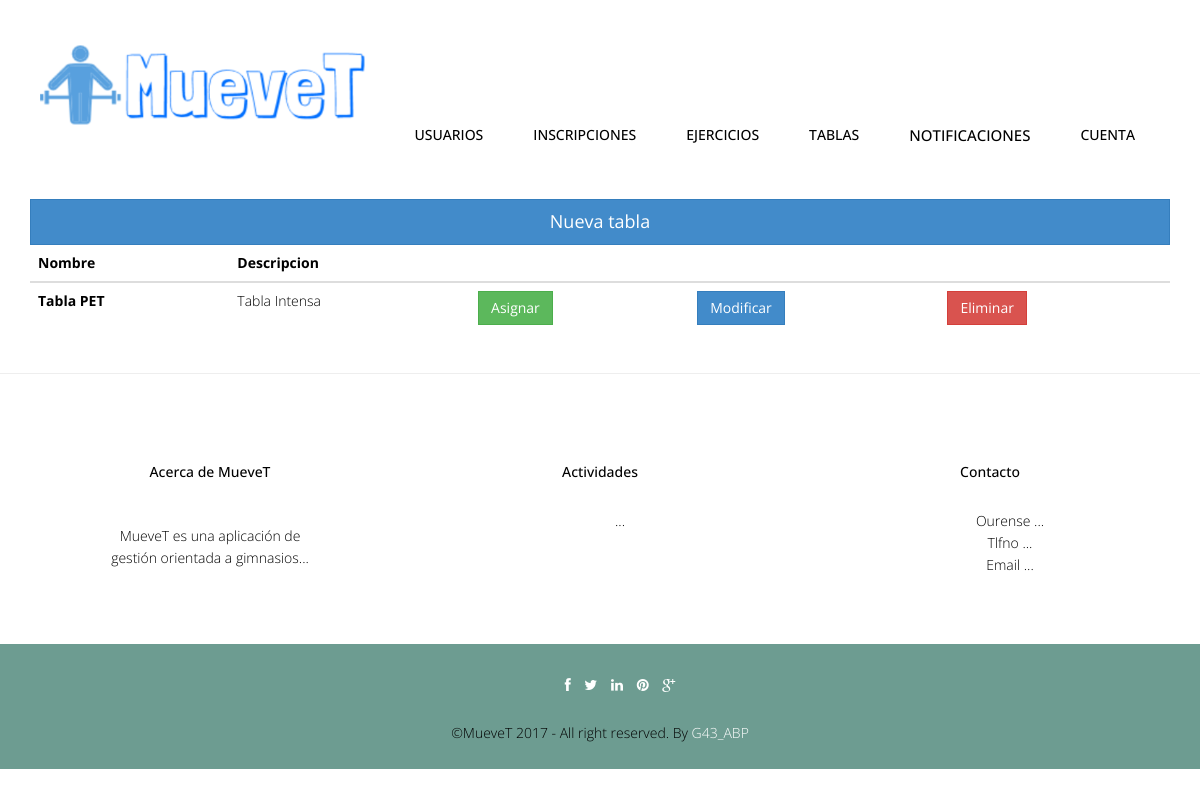
Before: /abp/Controllers/TABLA_Controller.php (signed in) with the older database file.
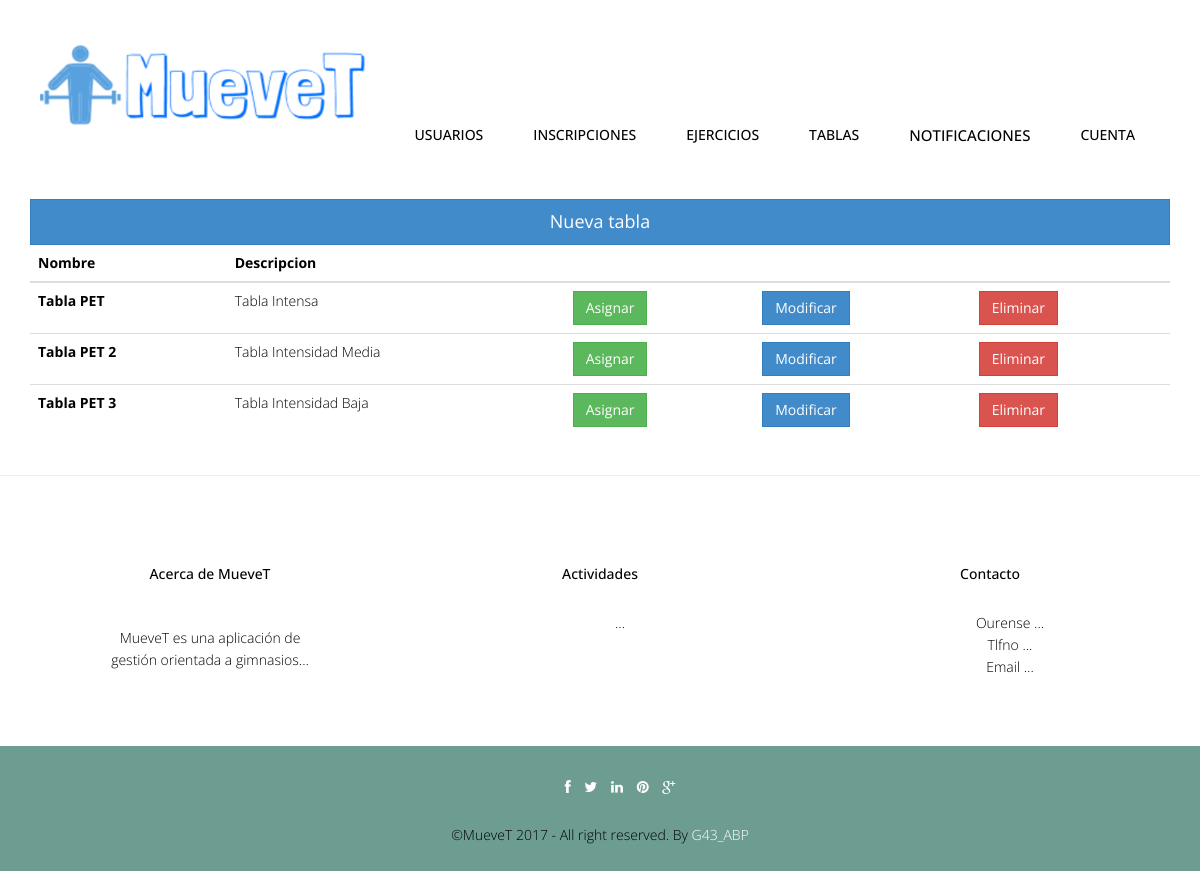
After: the same page with the newer database file.
### tables this page shows
CREATE TABLE `tabla` (
  `idTabla` int(10) NOT NULL,
  `nombreTabla` varchar(50) NOT NULL,
  `descripcionTabla` varchar(255) DEFAULT NULL
);

### abp/Models/TABLA_Model.php (called while the page is built, shortened)
<?php
include '../Functions/LibraryFunctions.php';
class TABLA_Model
{
	function ConectarBD() {
        $this->mysqli = new mysqli("localhost", "root", "", "gymgest");
    }
	function obtenerTablas()
    {
      $sql = "SELECT * FROM tabla";
      if(!($resultado = $this->mysqli->query($sql)))
      {
        return 'Error en la consulta sobre la base de datos.';
      }
      else
      {
        $toret = array();
        $i = 0;
        while($fila = $resultado->fetch_array())
        {
          $toret[$i] = $fila;
          $i++;
        }
        return $toret;
      }
    }
}
?>

### abp/Views/TABLA_SHOWALL_Vista.php (the view, shortened to what this page needs)
<?php
class TABLA_Show
{
    private $datos;
    function __construct($array, $volver) {
        $this->datos = $array;
        $this->render();
    }
    function render()
	{
		echo '<div class="container">';
		echo '<a href="?accion=vistainsertar"><button type="button" class="btn btn-primary btn-lg btn-block">Nueva tabla</button></a>';
		echo'<table class="table">
			  <thead class="thead-dark">
				<tr>
				  <th scope="col">Nombre</th>
				  <th scope="col">Descripcion</th>
				  <th scope="col"></th>
				  <th scope="col"></th>
				  <th scope="col"></th>
				</tr>
			  </thead><tbody>';
		foreach($this->datos['tablas'] as $valor)
		{
			echo '<tr>';
			echo '<th><a href="?accion=ver&id='.$valor['0'].'">'.$valor['1'].'</a></th>';
			echo '<td>'.$valor['2'].'</td>';
			echo '<td><a data-toggle="modal" href="#myModal" onclick="changeIdAction('.$valor[0].')"><button type="button" class="btn btn-success">Asignar</button></a></td>';
			echo '<td><a href="?accion=modificar&id='.$valor['0'].'"><button type="button" class="btn btn-primary">Modificar</button></a></td>';
			echo '<td><a href="?accion=eliminar&id='.$valor['0'].'"><button type="button" class="btn btn-danger">Eliminar</button></a></td>';
			echo '</tr>';
		}
		echo '</tbody>
			</table>';
		echo '</div>';
        include '../Views/footer.php';
    }
}
?>

### abp/Views/header.php (shortened to what this page needs)
<!DOCTYPE html>
<html lang="en">
    <head>
        <link href="../css/bootstrap.min.css" rel="stylesheet">
        <link href="../css/responsive-slider.css" rel="stylesheet">
        <link rel="stylesheet" href="../css/animate.css">
        <link rel="stylesheet" href="../css/font-awesome.min.css">
        <link href="../css/style.css" rel="stylesheet">
    </head>
    <body>
        <header>
            <div class="container">
                <div class="row">
                    <nav class="navbar navbar-default" role="navigation">
                        <div class="container-fluid">
                            <div class="navbar-header">
                                <div class="navbar-brand">
                                    <br><a href="../index.php"><img src="../img/logo.png" width="325" height="80"></a>
                                </div>
                            </div>
                            <div class="menu">
                                <ul class="nav nav-tabs" role="tablist">
                                    <?php
                                    showNavbar();
                                    ?>
                                </ul>
                            </div>
                        </div>
                    </nav>
                </div>
            </div>
        </header>

### abp/Functions/LibraryFunctions.php (shortened to what this page needs)
<?php
function añadirFuncionalidades($NOM) {
    $mysqli = new mysqli("localhost", "root", "", "gymgest");
    $rol = "SELECT tipoUsuario FROM USUARIO  WHERE userName='" . $NOM['login'] . "'";
    $sql = "SELECT DISTINCT categoriaFuncionalidad FROM FUNCIONALIDAD, FUNCIONALIDAD_ROL WHERE FUNCIONALIDAD_ROL.idFuncionalidad = FUNCIONALIDAD.idFuncionalidad AND FUNCIONALIDAD_ROL.idRol=(" . $rol . ")";
    if (!($resultado = $mysqli->query($sql))) {
        echo 'Error en la consulta sobre la base de datos';
    } else {
        while ($fila = $resultado->fetch_array()) {
            $funcionalidad = $fila['categoriaFuncionalidad'];
            switch ($funcionalidad) {
                case "Gestion Usuarios":
                    ?><br><br>
                    <li class="nav-item dropdown">
                        <a class="nav-link dropdown-toggle" href="" id="navbarDropdownMenuLink" data-toggle="dropdown" aria-haspopup="true" aria-expanded="false" href="../Controllers/USUARIO_Controller.php"><?php echo $strings['Gestión de Usuarios'] ?> </a>
                    </li>
                    <?php
                    break;
                    ?><li role="presentation"><a href="" class="m1"><?php echo $strings['Gestión de Actividades Grupales']; ?></a></li> <?php
                  case "Gestion Ejercicios":
                        ?><li><a style="font-size:15;" href='../Controllers/EJERCICIO_Controller.php'><?php echo $strings['Gestión de ejercicios']; ?></a></li><?php
                        break;
                     case "Gestion Tablas":
                        ?><li><a style="font-size:15;" href='../Controllers/TABLA_Controller.php'><?php echo $strings['Gestión de tablas']; ?></a></li><?php
                        break;
                case "Gestion Notificaciones":
                    ?><li><a style="font-size:15px;" href='../Controllers/NOTIFICACION_Controller.php'><?php echo $strings['Gestión de notificaciones']; ?></a></li> <?php
                        break;
                        ?><li><a style="font-size:15;" href='../Controllers/SESION_Controller.php'><?php echo $strings['Gestión de sesiones']; ?></a></li><?php
                    case "Gestion Inscripciones":
                        ?><li class="nav-item dropdown">
                        <a class="nav-link dropdown-toggle" href="" id="navbarDropdownMenuLink" data-toggle="dropdown" aria-haspopup="true" aria-expanded="false"><?php echo $strings['Gestión de Inscripciones'] ?> </a>
                    </li>
                    <?php
                    break;
                default:
                    break;
            }
        }
    }
}
function showNavbar() {
    if (!isset($_SESSION)) {
        echo '<br><br><li role="presentation" class="active"><a href="../Functions/Conectar.php" class="m1">Iniciar Sesion</a></li>';
        echo '<li role="presentation"><a href="" class="m1">Sobre Nosotros</a></li>';
        echo '<li role="presentation"><a href="" class="m1">Contacto</a></li>';
    } else {
        añadirFuncionalidades($_SESSION);
        ?>
        <li class="nav-item dropdown">
            <a class="nav-link dropdown-toggle" href="" id="navbarDropdownMenuLink" data-toggle="dropdown" aria-haspopup="true" aria-expanded="false">
                <?php echo $strings['Cuenta'] ?>
            </a>
        </li>
        <?php
    }
}
?>

### abp/Controllers/TABLA_Controller.php (shortened to what this page needs)
<?php
include '../Models/TABLA_Model.php';
include '../Views/header.php';
function get_data_form()
{
	if( isset($_REQUEST['nombreTabla']) )
	{
		$nombreTabla = $_REQUEST['nombreTabla'];
	}else{
		$nombreTabla = "";
	}
	if( isset($_REQUEST['descripcionTabla']) )
	{
		$descripcionTabla =$_REQUEST['descripcionTabla'];
	}else{ $descripcionTabla = ""; }
	$tabla = new TABLA_Model($nombreTabla, $descripcionTabla);
	return $tabla;
}
switch ($_REQUEST['accion']) {
    default:
	    $tabla = get_data_form();
        $datos['tablas'] = $tabla->obtenerTablas();
		$ejercicios = new EJERCICIO_Model("","","");
		$datos['ejercicios'] = $ejercicios->obtenerEjercicios();
			require_once '../Views/TABLA_SHOWALL_Vista.php';
            new TABLA_Show($datos, '../Views/EJERCICIO_SHOWALL_Vista.php');
}
?>

### abp/Views/footer.php (shortened to what this page needs)
<hr>
	<footer>
		<div class="container">
			<div class="row">
				<div class="col-lg-4">
					<div class="widget">
						<h5 class="widgetheading">Acerca de MueveT</h5>
						<p>MueveT es una aplicación de gestión orientada a gimnasios...</p>
					</div>
				</div>
				<div class="col-lg-4">
					<div class="widget">
						<h5 class="widgetheading">Actividades</h5>
						<ul class="link-list">
							<li><a href="#">...</a></li>
						</ul>
					</div>
				</div>
				<div class="col-lg-4">
					<div class="widget">
						<h5 class="widgetheading">Contacto</h5>
						<ul class="link-list">
							<li><a href="#">Ourense ...</a></li>
							<li><a href="#">Tlfno ...</a></li>
							<li><a href="#">Email ...</a></li>
						</ul>
					</div>
				</div>
			</div>
		</div>
		<div class="sub-footer">
			<div class="container">
				<div class="row">
					<div class="col-lg-12">
						<ul class="social-network">
							<li><a href="#" data-placement="top" title="Facebook"><i class="fa fa-facebook fa-1x"></i></a></li>
							<li><a href="#" data-placement="top" title="Twitter"><i class="fa fa-twitter fa-1x"></i></a></li>
							<li><a href="#" data-placement="top" title="Linkedin"><i class="fa fa-linkedin fa-1x"></i></a></li>
							<li><a href="#" data-placement="top" title="Pinterest"><i class="fa fa-pinterest fa-1x"></i></a></li>
							<li><a href="#" data-placement="top" title="Google plus"><i class="fa fa-google-plus fa-1x"></i></a></li>
						</ul>
					</div>
					<div class="col-lg-12">
						<div class="copyright">
							<p>
								<span>&copy;MueveT 2017 - All right reserved. By </span><a href="" target="_blank">G43_ABP</a>
							</p>
						</div>
					</div>
				</div>
			</div>
		</div>
	</footer>
  </body>
</html>

### abp/css/style.css (style rules this page uses)
body { font-family:'Open Sans', Arial, sans-serif; font-size:14px; font-weight:300; line-height:1.6em; color:#000; background-color:#fff; }
hi,h2,h3,h4,h5,h6 { color:#000; line-height:1.1em; }
p { color:#000; }
.navbar-default { margin-top:-10px; background-color: #fff; border-radius:0; border:0; }
.container-fluid > .navbar-header { margin-right: 30px; margin-left: 10px; margin-top:20px; border-radius:0; }
.navbar-brand { float: left; height: 30px; padding: 15px 15px; font-size: 18px; line-height: 20px; }
.menu { font-size:14px; float:right; text-transform:uppercase; font-weight:500; }
.menu ul.nav-tabs li { color:#000; }
.nav-tabs { border-bottom: 0; }
.nav-tabs > li { float: left; margin-bottom: 0; }
.nav-tabs > li > a { margin-bottom:20px; margin-right: 20px; line-height: 1.42857143; border-bottom: 3px solid transparent; border-radius:0; color:#000; border-top:0; border-right:0; border-left:0; }
.blog h3,p { color:#000; padding:15px; }
.widget { margin-top:10px; padding:50px; text-align:center; }
.widget p,ul { margin-top:30px; }
.link-list ul,li,a { color:#000; list-style:none; }
.copyright { text-align:center; }
.copyright a { color:#fff; }
.sub-footer { background-color: #6D9C91; }
ul.social-network { list-style:none; margin-top:30px; text-align:center; }
ul.social-network li { display:inline; margin: 0 5px; color:#fff; }
ul.social-network li a { color:#fff; }

### abp/css/overwrite.css (style rules this page uses)
.btn { text-shadow: none; background-image:none; border-color: none; border-bottom-color: none; -webkit-box-shadow: none; -moz-box-shadow: none; box-shadow: none; }
.btn { outline:0; -webkit-border-radius: 0; -moz-border-radius: 0; border-radius: 0; }
.btn-lg { -webkit-border-radius: 0; -moz-border-radius: 0; border-radius: 0; }

Changed rows visible on the page:
added tabla: nombreTabla "Tabla PET 2", descripcionTabla "Tabla Intensidad Media"
added tabla: nombreTabla "Tabla PET 3", descripcionTabla "Tabla Intensidad Baja"
